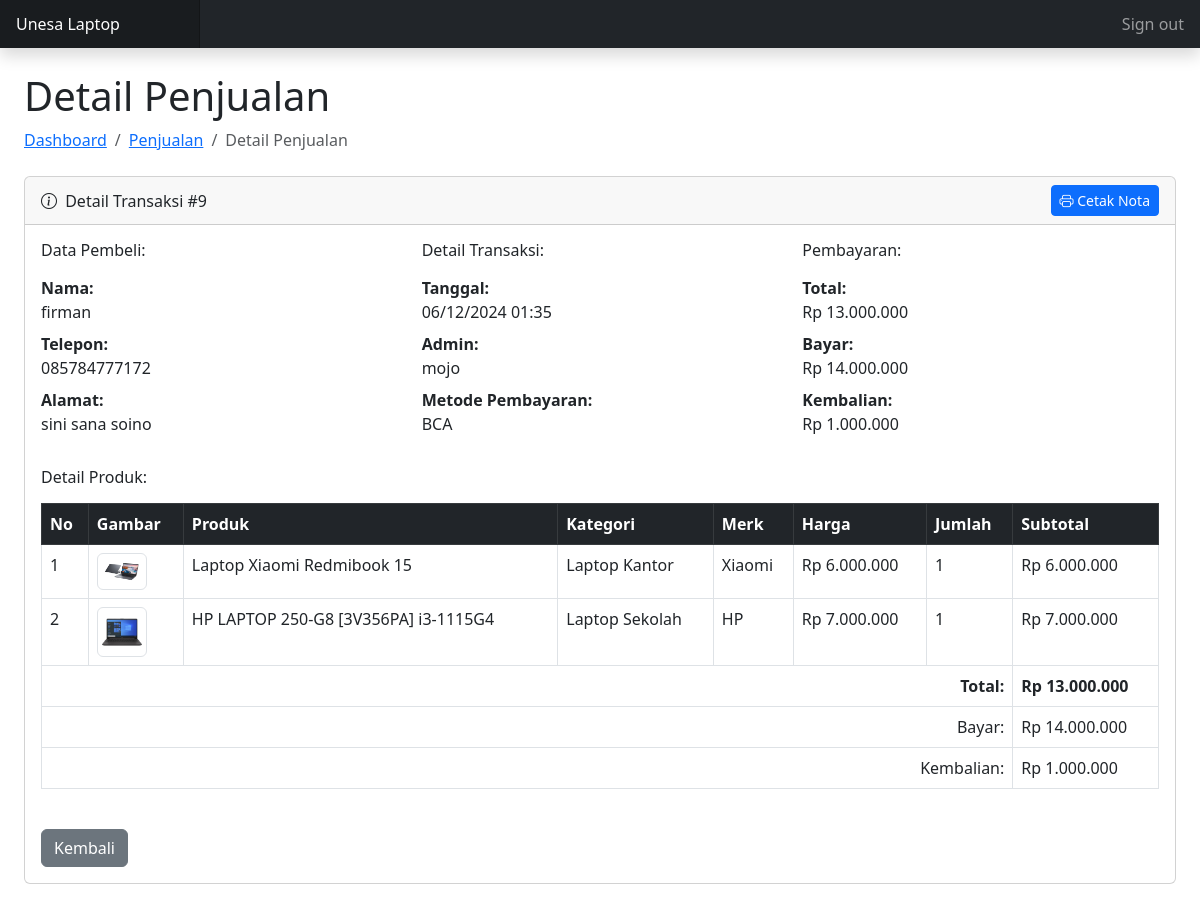
/toko-laptop/admin/penjualan/detail.php?id=9 (signed in), run on the app's committed database.
### tables this page shows
CREATE TABLE `tb_penjualan` (
  `penjualan_id` int(11) NOT NULL,
  `admin_id` int(11) DEFAULT NULL,
  `tanggal` timestamp NOT NULL DEFAULT current_timestamp(),
  `bayar` decimal(10,2) DEFAULT NULL,
  `total` decimal(10,2) DEFAULT NULL,
  `kembalian` decimal(10,2) DEFAULT NULL
);

CREATE TABLE `tb_detail_penjualan` (
  `penjualan_id` int(11) DEFAULT NULL,
  `barang_id` int(11) DEFAULT NULL,
  `id` int(11) NOT NULL,
  `jumlah` int(11) DEFAULT NULL,
  `subtotal` decimal(10,2) DEFAULT NULL
);

CREATE TABLE `tb_barang` (
  `barang_id` int(11) NOT NULL,
  `merk_id` int(11) DEFAULT NULL,
  `kategori_id` int(11) DEFAULT NULL,
  `nama_barang` varchar(255) NOT NULL,
  `jenis_barang` varchar(255) DEFAULT NULL,
  `gambar` varchar(255) NOT NULL,
  `harga_beli` decimal(10,2) DEFAULT NULL,
  `harga_jual` decimal(10,2) DEFAULT NULL,
  `stok` int(11) DEFAULT NULL
);

CREATE TABLE `tb_kategori` (
  `kategori_id` int(11) NOT NULL,
  `nama_kategori` varchar(255) NOT NULL
);

CREATE TABLE `tb_merk` (
  `merk_id` int(11) NOT NULL,
  `nama_merk` varchar(255) NOT NULL,
  `deskripsi` varchar(255) DEFAULT NULL
);

### toko-laptop/config/koneksi.php (called while the page is built, shortened)
<?php
$host = 'localhost';
$username = 'root';
$password = '';
$database = 'toko_db';
$conn = mysqli_connect($host, $username, $password, $database);
function query($query) {
    global $conn;
    $result = mysqli_query($conn, $query);
    $rows = [];
    while ($row = mysqli_fetch_assoc($result)) {
        $rows[] = $row;
    }
    return $rows;
}
?>

### toko-laptop/admin/penjualan/detail.php (the view, shortened to what this page needs)
<?php
require_once '../../config/koneksi.php';
$penjualan_id = $_GET['id'];
$query = "SELECT p.*, a.nama as admin_name, u.nama as nama_user, u.alamat, u.telepon,
          pb.jenis_pembayaran, GROUP_CONCAT(DISTINCT b.nama_barang SEPARATOR ', ') as produk_dibeli
          FROM tb_penjualan p
          LEFT JOIN tb_admin a ON p.admin_id = a.admin_id
          LEFT JOIN tb_pembelian pmb ON p.penjualan_id = pmb.id_pembelian
          LEFT JOIN tb_user u ON pmb.user_id = u.user_id
          LEFT JOIN tb_pembayaran pb ON pmb.pembayaran_id = pb.pembayaran_id
          LEFT JOIN tb_detail_penjualan dp ON p.penjualan_id = dp.penjualan_id
          LEFT JOIN tb_barang b ON dp.barang_id = b.barang_id
          WHERE p.penjualan_id = $penjualan_id
          GROUP BY p.penjualan_id";
$penjualan = query($query)[0];
$detail_query = "SELECT dp.*, b.nama_barang, b.harga_jual, b.gambar,
                k.nama_kategori, m.nama_merk
                FROM tb_detail_penjualan dp
                JOIN tb_barang b ON dp.barang_id = b.barang_id
                LEFT JOIN tb_kategori k ON b.kategori_id = k.kategori_id
                LEFT JOIN tb_merk m ON b.merk_id = m.merk_id
                WHERE dp.penjualan_id = $penjualan_id";
$details = query($detail_query);
include_once '../includes/header.php';
?>
<div class="container-fluid px-4">
    <h1 class="mt-4">Detail Penjualan</h1>
    <ol class="breadcrumb mb-4">
        <li class="breadcrumb-item"><a href="../index.php">Dashboard</a></li>
        <li class="breadcrumb-item"><a href="index.php">Penjualan</a></li>
        <li class="breadcrumb-item active">Detail Penjualan</li>
    </ol>
    <div class="row">
        <div class="col-xl-12">
            <div class="card mb-4">
                <div class="card-header">
                    <div class="d-flex justify-content-between align-items-center">
                        <div>
                            <i class="bi bi-info-circle me-1"></i>
                            Detail Transaksi #<?= $penjualan_id ?>
                        </div>
                        <div>
                            <a href="cetak.php?id=<?= $penjualan_id ?>" target="_blank" class="btn btn-primary btn-sm">
                                <i class="bi bi-printer"></i> Cetak Nota
                            </a>
                        </div>
                    </div>
                </div>
                <div class="card-body">
                    <div class="row mb-4">
                        <div class="col-sm-4">
                            <h6 class="mb-3">Data Pembeli:</h6>
                            <div class="mb-2">
                                <strong>Nama:</strong><br>
                                <?= htmlspecialchars($penjualan['nama_user'] ?? 'User tidak ditemukan'); ?>
                            </div>
                            <div class="mb-2">
                                <strong>Telepon:</strong><br>
                                <?= htmlspecialchars($penjualan['telepon'] ?? '-'); ?>
                            </div>
                            <div class="mb-2">
                                <strong>Alamat:</strong><br>
                                <?= htmlspecialchars($penjualan['alamat'] ?? '-'); ?>
                            </div>
                        </div>
                        <div class="col-sm-4">
                            <h6 class="mb-3">Detail Transaksi:</h6>
                            <div class="mb-2">
                                <strong>Tanggal:</strong><br>
                                <?= date('d/m/Y H:i', strtotime($penjualan['tanggal'])); ?>
                            </div>
                            <div class="mb-2">
                                <strong>Admin:</strong><br>
                                <?= htmlspecialchars($penjualan['admin_name']); ?>
                            </div>
                            <div class="mb-2">
                                <strong>Metode Pembayaran:</strong><br>
                                <?= htmlspecialchars($penjualan['jenis_pembayaran'] ?? '-'); ?>
                            </div>
                        </div>
                        <div class="col-sm-4">
                            <h6 class="mb-3">Pembayaran:</h6>
                            <div class="mb-2">
                                <strong>Total:</strong><br>
                                Rp <?= number_format($penjualan['total'], 0, ',', '.'); ?>
                            </div>
                            <div class="mb-2">
                                <strong>Bayar:</strong><br>
                                Rp <?= number_format($penjualan['bayar'], 0, ',', '.'); ?>
                            </div>
                            <div class="mb-2">
                                <strong>Kembalian:</strong><br>
                                Rp <?= number_format($penjualan['kembalian'], 0, ',', '.'); ?>
                            </div>
                        </div>
                    </div>
                    <h6 class="mb-3">Detail Produk:</h6>
                    <div class="table-responsive">
                        <table class="table table-bordered">
                            <thead class="table-dark">
                                <tr>
                                    <th>No</th>
                                    <th>Gambar</th>
                                    <th>Produk</th>
                                    <th>Kategori</th>
                                    <th>Merk</th>
                                    <th>Harga</th>
                                    <th>Jumlah</th>
                                    <th>Subtotal</th>
                                </tr>
                            </thead>
                            <tbody>
                                <?php $no = 1; foreach ($details as $item) : ?>
                                <tr>
                                    <td><?= $no++; ?></td>
                                    <td>
                                        <?php if ($item['gambar'] && file_exists("../../assets/img/barang/" . $item['gambar'])) : ?>
                                            <img src="../../assets/img/barang/<?= $item['gambar']; ?>"
                                                 alt="<?= $item['nama_barang']; ?>"
                                                 class="img-thumbnail"
                                                 style="max-width: 50px;">
                                        <?php endif; ?>
                                    </td>
                                    <td><?= htmlspecialchars($item['nama_barang']); ?></td>
                                    <td><?= htmlspecialchars($item['nama_kategori']); ?></td>
                                    <td><?= htmlspecialchars($item['nama_merk']); ?></td>
                                    <td>Rp <?= number_format($item['harga_jual'], 0, ',', '.'); ?></td>
                                    <td><?= $item['jumlah']; ?></td>
                                    <td>Rp <?= number_format($item['subtotal'], 0, ',', '.'); ?></td>
                                </tr>
                                <?php endforeach; ?>
                            </tbody>
                            <tfoot>
                                <tr>
                                    <td colspan="7" class="text-end"><strong>Total:</strong></td>
                                    <td><strong>Rp <?= number_format($penjualan['total'], 0, ',', '.'); ?></strong></td>
                                </tr>
                                <tr>
                                    <td colspan="7" class="text-end">Bayar:</td>
                                    <td>Rp <?= number_format($penjualan['bayar'], 0, ',', '.'); ?></td>
                                </tr>
                                <tr>
                                    <td colspan="7" class="text-end">Kembalian:</td>
                                    <td>Rp <?= number_format($penjualan['kembalian'], 0, ',', '.'); ?></td>
                                </tr>
                            </tfoot>
                        </table>
                    </div>
                    <div class="mt-4">
                        <a href="index.php" class="btn btn-secondary">Kembali</a>
                    </div>
                </div>
            </div>
        </div>
    </div>
</div>
<?php include_once '../includes/footer.php'; ?>

### data on the page
tb_penjualan: tanggal "06/12/2024 01:35", admin.nama "mojo", total "13.000.000", bayar "14.000.000", kembalian "1.000.000"
tb_detail_penjualan: barang.gambar (picture), barang.nama_barang "Laptop Xiaomi Redmibook 15", tb_kategori.nama_kategori "Laptop Kantor", tb_merk.nama_merk "Xiaomi", barang.harga_jual "6.000.000", jumlah "1", subtotal "6.000.000"
tb_detail_penjualan: barang.gambar (picture), barang.nama_barang "HP LAPTOP 250-G8 [3V356PA] i3-1115G4", tb_kategori.nama_kategori "Laptop Sekolah", tb_merk.nama_merk "HP", barang.harga_jual "7.000.000", jumlah "1", subtotal "7.000.000"

### other printed values
$penjualan_id "9"
$penjualan['nama_user'] "firman"
$penjualan['telepon'] "085784777172"
$penjualan['alamat'] "sini sana soino"
$penjualan['jenis_pembayaran'] "BCA"
